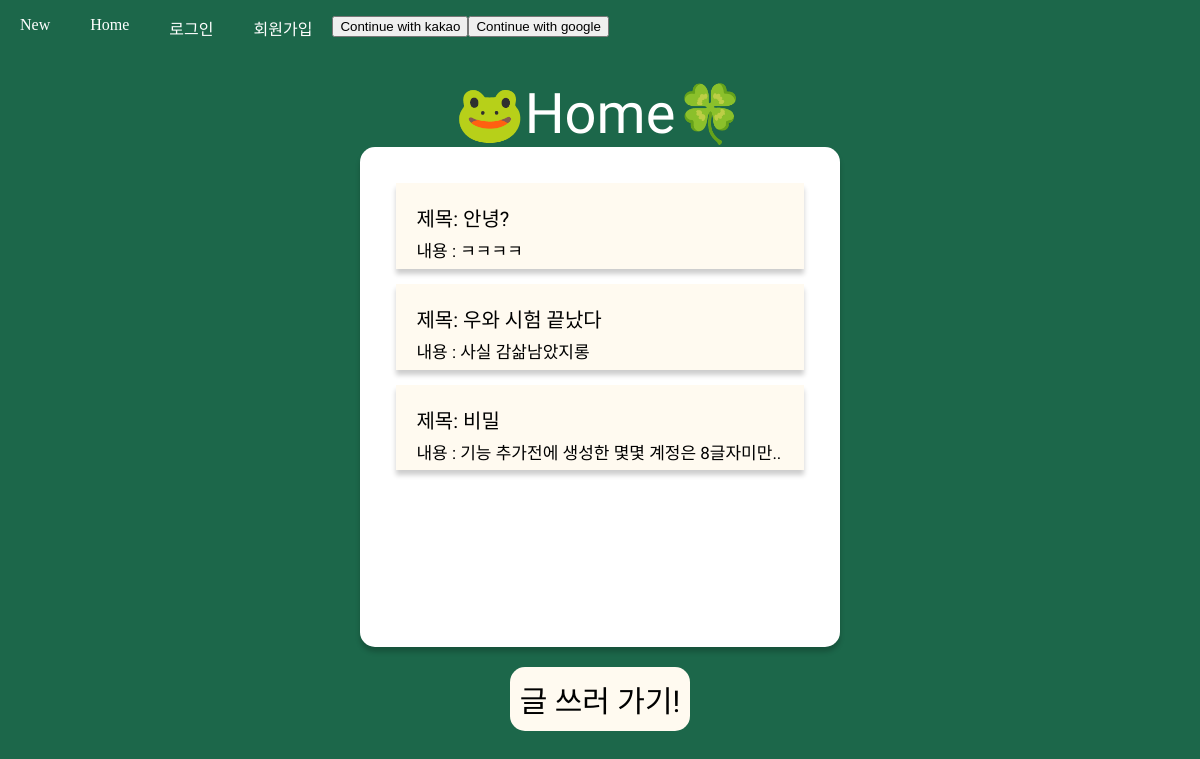
The page / on the database its author committed.
### app/models.py (models this page shows, shortened)
class Post(models.Model):
   title = models.CharField(max_length=50)
   content = models.TextField()
   author = models.ForeignKey(User, on_delete=models.CASCADE, related_name='posts', default=1)
   last_viewed = models.DateTimeField(auto_now_add=True)

### app/views.py (the view)
# urls.py: 2. Add a URL to urlpatterns:  path('', views.home, name='home')
def home(request):
   posts = Post.objects.all()
   return render(request, 'home.html', {'posts':posts})

### app/templates/home.html
{% extends 'base.html' %} {% block title %} 🐸Home🍀 {% endblock %} {% block css %}
{% load static %}
<link rel="stylesheet" type="text/css" href="{% static 'home.css' %}" />
{% endblock %} {% block content %}
<div class="posts_box">
  {% for post in posts %}
  <a href="{% url 'detail' post.pk %}">
    <div class="post_wrapper">
      <div class="post_title">제목: {{post.title}}</div>
      <div class="post_content">내용 : {{post.content}}</div>
    </div>
  </a>
  {% endfor %}
</div>
<a id="post-button" href="{% url 'new' %}">글 쓰러 가기!</a>
{% endblock %}

### app/static/base.css (style rules this page uses)
:root { --color-white: #ffffff; --color-dark-grey: #8f8f8f; --color-light-grey: #ebebeb; --color-blue: #668efd; --color-black: #ffffff; --font-large: 48px; --font-medium: 28px; --font-regular: 18px; --font-small: 16px; --font-micro: 14px; --weight-bold: 700; --weight-semi-bold: 500; --weight-regular: 400; --size-border-radius: 4px; }
body { margin: 0; width: 100%; background-color: rgb(0, 0, 0); }
a { text-decoration: none; color: var(--color-black); }

### app/static/home.css (style rules this page uses)
body { margin:0; width: 100%; background-color:rgb(28, 103, 74); }
.posts_box { background-color:rgb(255, 255, 255); width:40%; box-sizing:border-box; height:500px; border-radius:15px; box-shadow:0 5px 5px 0 rgba(0, 0, 0, 0.2); padding:3%; }
.posts_box > a { color:black; text-decoration: none; width:80%; margin-bottom:5px; }
.post_wrapper { background-color:floralwhite; box-shadow:0 5px 5px 0 rgba(0, 0, 0, 0.2); padding:5%; font-family: 'Jua', sans-serif; font-size:20px; height:45px; margin-bottom:15px; }
.post_title { font-weight:300; margin-bottom:5px; }
.post_content { font-size:17px; }
#post-button { margin-top:20px; text-decoration: none; color:black; font-family: 'Jua', sans-serif; font-size:30px; background-color:floralwhite; padding:10px; border-radius:15px; }

### rows shown on the page
Post: title "안녕?", content "ㅋㅋㅋㅋ"
Post: title "우와 시험 끝났다", content "사실 감삶남았지롱"
Post: title "비밀", content "기능 추가전에 생성한 몇몇 계정은 8글자미만.."
